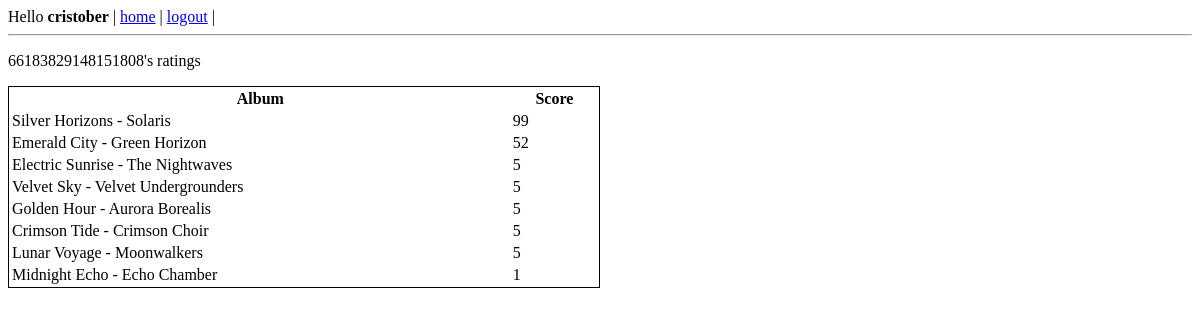
The app's page /user/66183829148151808 (signed in), older data.
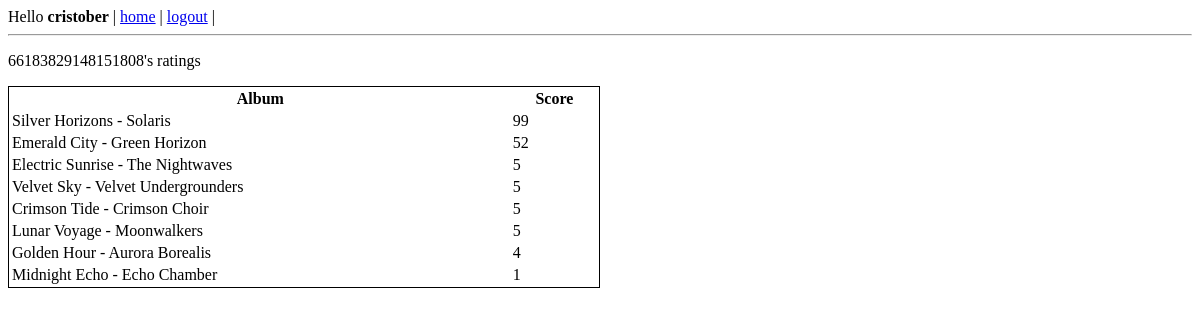
The same page, newer data.
### main.py (models this page shows)
class Album(db.Model):
    __tablename__ = "albums"
    id     = db.Column(db.Integer, Sequence("album_id_seq"), primary_key=True)
    title  = db.Column(db.String(512), nullable=False)   # Title of album
    artist = db.Column(db.String(512), nullable=False)   # Artist name
    date   = db.Column(db.String(512), nullable=False)   # Date added

class Rating(db.Model):
    __tablename__ = "ratings"
    id           = db.Column(db.Integer, Sequence("rating_id_seq"), primary_key=True)
    album_id     = db.Column(db.Integer, db.ForeignKey("albums.id"), nullable=False)
    album_rater  = db.Column(db.String(512), db.ForeignKey("users.id"), nullable=False)
    rating_score = db.Column(db.Integer, nullable=False)

### main.py (the view, shortened to what this page needs)
@app.route("/user/<user_id>")
@login_required
def see_user_ratings(user_id, methods=["GET"]):
    username_given = False
    ratings = db.session.execute(
        db.select(Rating, Album).join(
            Album, Rating.album_id == Album.id
        ).where(and_(
            Rating.album_rater == user_id
        )).order_by(desc(Rating.rating_score))
    ).all()
    if ratings == []:
        return "User doesn't have any ratings.", 400
    else:
        if username_given:
            return render_template("ratings.html", ratings=ratings, user_id=username)
        else:
            return render_template("ratings.html", ratings=ratings, user_id=user_id)

### main.py (called while the page is built)
@login.user_loader
def load_user(id):
    return db.session.get(User, str(id))

### templates/ratings.html (shortened to what this page needs)
{% extends "base.html" %}
    {% block content %}
    <p> {{user_id}}'s ratings </p>
    <table style="width:50%; border:1px solid black;">
        <tr>
            <th>Album</th>
            <th>Score</th>
        </tr>
            {% for rating in ratings %}
                <tr>
                    {% set r = rating[0] %}
                    {% set a = rating[1] %}
                    <td>{{ a.title }} - {{ a.artist }}</td>
                    <td>{{ r.rating_score }}</td>
                </tr>
            {% endfor %}
    </table>
    {% endblock %}

Row changes from the older to the newer data that the page shows:
changed Rating (number 7 of 8 on the later page): rating_score "5" → "4"; moves down the list
